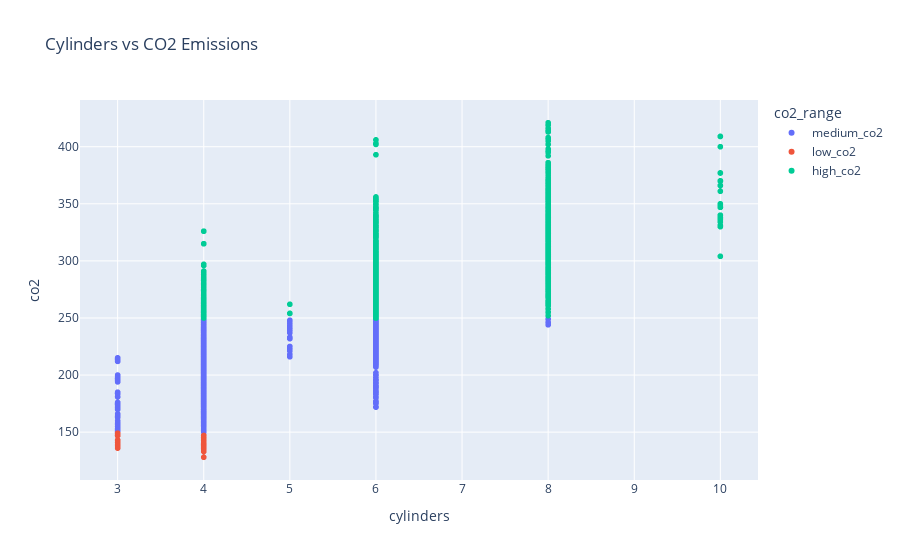

Write notebook code for a chart like this one.
### Code cell
fig = px.scatter(filtered_variables, x='cylinders', y='co2', color='co2_range',\
                title='Cylinders vs CO2 Emissions')
fig.show()
fig.write_html("cylinders_vs_co2.html")

### Figure 1 — Plotly figure (JSON) as saved in the notebook; plotly's stock layout.template omitted (floating-point values rounded to 4 significant figures; data arrays with more than 128 entries replaced by an {"elided": "..."} marker saying what was removed)
{"data": [{"hovertemplate": "co2_range=medium_co2<br>cylinders=%{x}<br>co2=%{y}<extra></extra>", "legendgroup": "medium_co2", "marker": {"color": "#636efa", "symbol": "circle"}, "mode": "markers", "name": "medium_co2", "showlegend": true, "type": "scattergl", "x": {"elided": "3728 int values"}, "xaxis": "x", "y": {"elided": "3728 int values"}, "yaxis": "y"}, {"hovertemplate": "co2_range=low_co2<br>cylinders=%{x}<br>co2=%{y}<extra></extra>", "legendgroup": "low_co2", "marker": {"color": "#EF553B", "symbol": "circle"}, "mode": "markers", "name": "low_co2", "showlegend": true, "type": "scattergl", "x": [4, 4, 4, 4, 4, 4, 4, 4, 4, 3, 3, 4, 3, 3, 4, 4, 4, 4, 4, 4, 4, 4, 4, 4, 4, 3, 3, 4, 4, 4, 4, 4, 4, 4, 3, 3, 4, 4, 4, 4, 4, 4, 3, 3, 4, 4, 4, 4, 4, 4, 3, 3, 4, 4, 4, 3, 3, 4, 4, 4, 4, 3, 4], "xaxis": "x", "y": [136, 138, 145, 143, 145, 143, 147, 138, 145, 138, 147, 143, 147, 147, 138, 140, 138, 145, 147, 145, 145, 145, 147, 136, 133, 136, 147, 147, 136, 140, 136, 147, 139, 136, 139, 147, 137, 138, 143, 139, 139, 128, 141, 149, 137, 141, 135, 138, 139, 139, 141, 149, 135, 140, 139, 143, 148, 140, 136, 139, 140, 143, 139], "yaxis": "y"}, {"hovertemplate": "co2_range=high_co2<br>cylinders=%{x}<br>co2=%{y}<extra></extra>", "legendgroup": "high_co2", "marker": {"color": "#00cc96", "symbol": "circle"}, "mode": "markers", "name": "high_co2", "showlegend": true, "type": "scattergl", "x": {"elided": "3256 int values"}, "xaxis": "x", "y": {"elided": "3256 int values"}, "yaxis": "y"}], "layout": {"legend": {"title": {"text": "co2_range"}, "tracegroupgap": 0}, "title": {"text": "Cylinders vs CO2 Emissions"}, "xaxis": {"anchor": "y", "domain": [0, 1], "title": {"text": "cylinders"}}, "yaxis": {"anchor": "x", "domain": [0, 1], "title": {"text": "co2"}}}}
